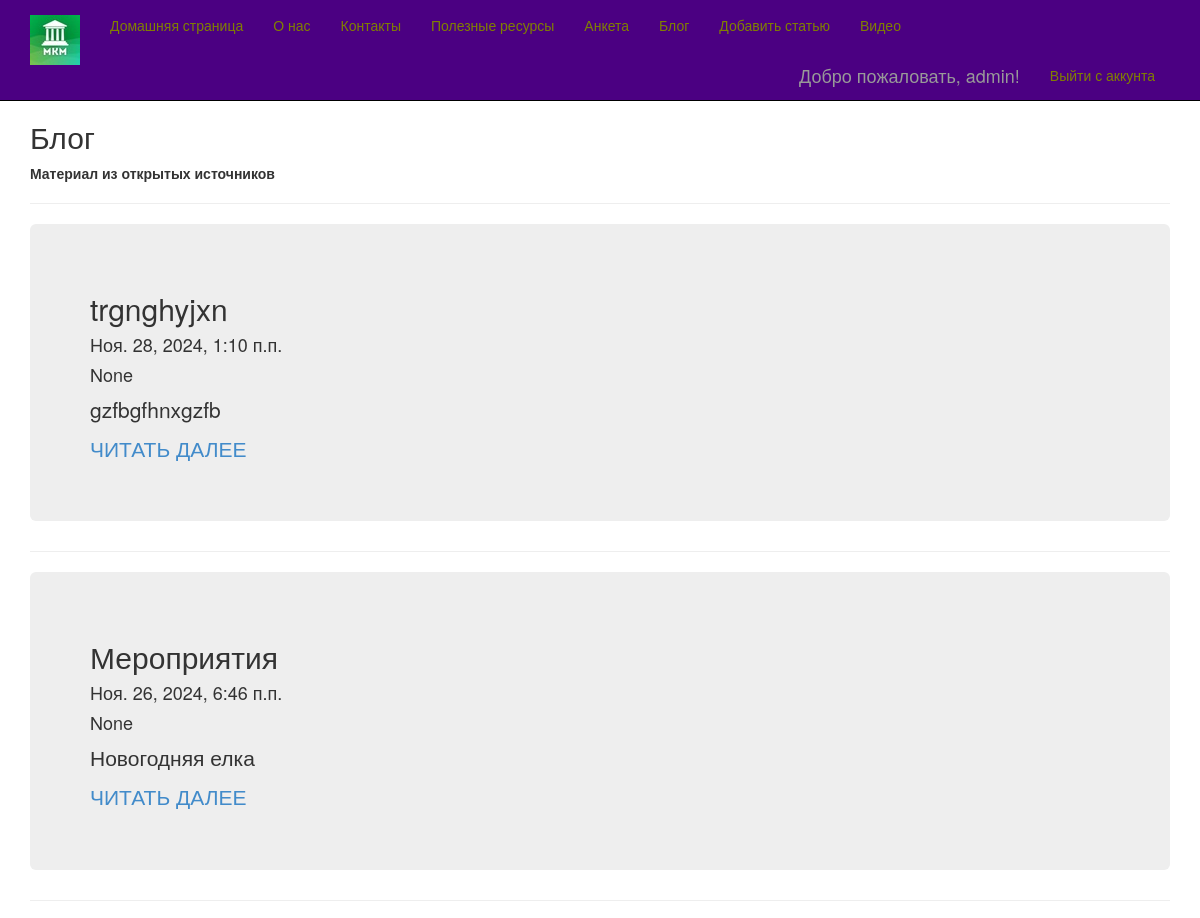
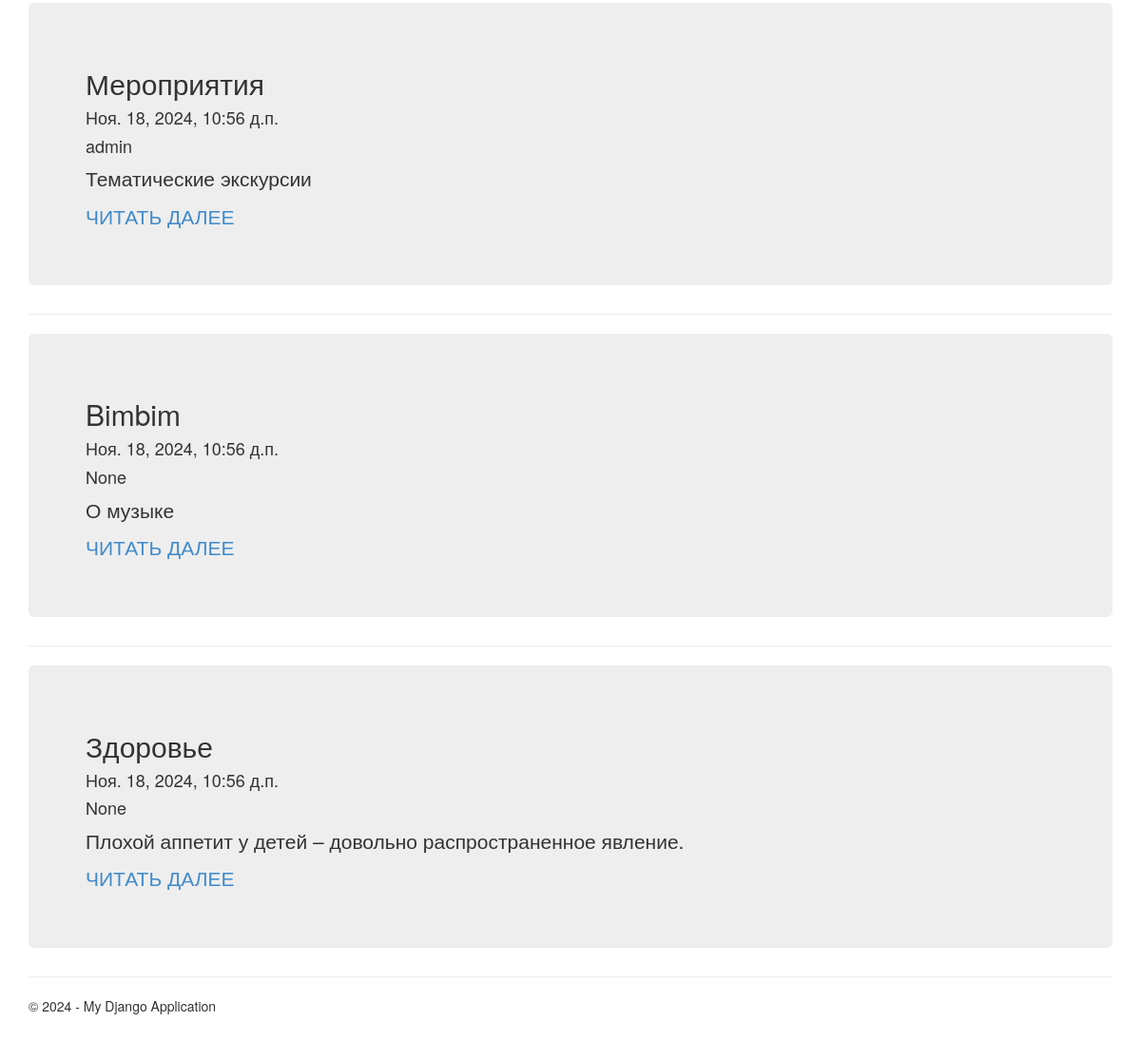
Page /blog/ (signed in) on the committed database (2 pictures, top to bottom).
### app/models.py (models this page shows, shortened)
class Blog(models.Model):
    title = models.CharField(max_length = 100, unique_for_date = "posted", verbose_name = "Заголовок")
    author = models.ForeignKey(User, null=True, blank=True, on_delete = models.SET_NULL, verbose_name = "Автор")
    description = models.TextField(verbose_name = "Краткое содержание")
    content = models.TextField(verbose_name = "Полное содержание")
    posted = models.DateTimeField(default = datetime.now(),db_index = True,verbose_name = "Опубликована")
    image = models.FileField(default = 'temp.jpg', verbose_name = 'Путь к картинке')
    class Meta:
        db_table = "Posts"
        ordering = ["-posted"]
        verbose_name = "Статья блога"
        verbose_name_plural = "Статьи блога"

### app/views.py (the view)
# urls.py: path('blog/', views.blog,name='blog'),
def blog(request):
    posts = Blog.objects.all()
    assert isinstance(request,HttpRequest)
    return render(
        request,
        'app/blog.html',
        {
            'title':'Блог',
            'posts':posts,
            'year':datetime.now().year,
            }
        )

### app/templates/app/blog.html
{% extends "app/layout.html" %}
{% block content %}
<h2>{{ title }}</h2>
<b>Материал из открытых источников</b>
<br />
{% for post in posts %}
<hr />
<div class="jumbotron">
    <h2>{{post.title}}</h2>
    <h4>{{post.posted}}</h4>
    <h4>{{post.author}}</h4>
    <p>{{post.description}}</p>
    <p><a href="{% url 'blogpost' parametr=post.id %}">ЧИТАТЬ ДАЛЕЕ</a></p>
</div>
{% endfor %}
{% endblock %}

### app/templates/app/loginpartial.html (shortened to what this page needs)
{% if user.is_authenticated %}
<form id="logoutForm" action="/logout/" method="post" class="navbar-right">
    <ul class="nav navbar-nav navbar-right">
        <li><span class="navbar-brand">Добро пожаловать, {{ user.username }}!</span></li>
        <li><a href="javascript:document.getElementById('logoutForm').submit()">Выйти с аккунта</a></li>
    </ul>
</form>
{% else %}
<ul class="nav navbar-nav navbar-right">
    <li><a href="{% url 'login' %}">логин</a></li>
</ul>
{% endif %}

### app/static/app/content/site.css (style rules this page uses)
body { padding-top: 100px; padding-bottom: 20px; }

### rows in the picture
Blog: title "trgnghyjxn", posted "Ноя. 28, 2024, 1:10 п.п.", author "None", description "gzfbgfhnxgzfb"
Blog: title "Мероприятия", posted "Ноя. 26, 2024, 6:46 п.п.", author "None", description "Новогодняя елка"
Blog: title "Мероприятия", posted "Ноя. 18, 2024, 10:56 д.п.", author "admin", description "Тематические экскурсии"
Blog: title "Bimbim", posted "Ноя. 18, 2024, 10:56 д.п.", author "None", description "О музыке"
Blog: title "Здоровье", posted "Ноя. 18, 2024, 10:56 д.п.", author "None", description "Плохой аппетит у детей – довольно распространенное явление."

### other values in the picture
{{ user.username }} "admin"
{{ title }} "Блог"
